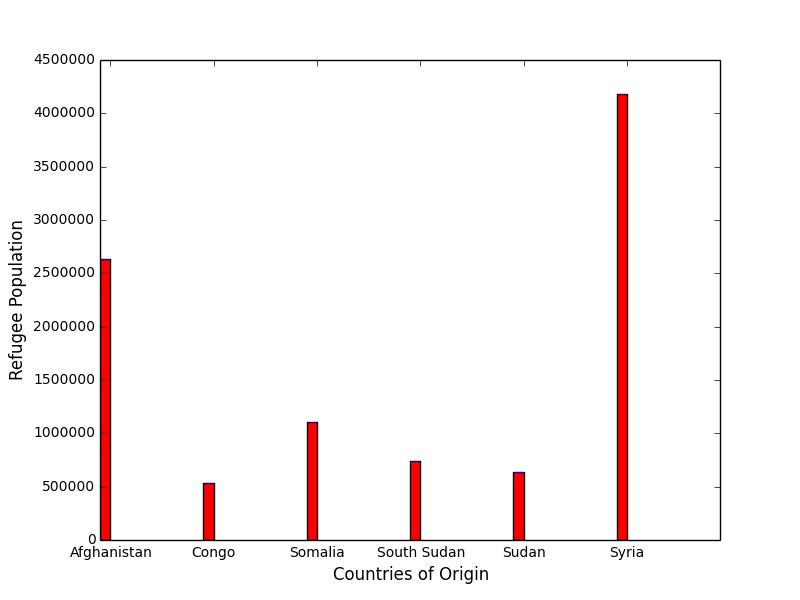

Reproduce this figure in Python.
import csv
import httplib2
from apiclient.discovery import build
import urllib
import json
import numpy as np
import matplotlib.pyplot as plt

# This API key is provided by google as described in the tutorial
API_KEY = 'AIzaSyBeO38viomvIbJ1Ed6oKUfJFLgAilysdSg'

# This is the table id for the fusion table
TABLE_ID = '1Ohk5XVdXtFFD1NeaJGljO_FClO-b0_WQv5q5__Ov'

try:
	fp = open("data.json")
	response = json.load(fp)
except IOError:
	service = build('fusiontables', 'v1', developerKey=API_KEY)
	query = "SELECT * FROM " + TABLE_ID
	response = service.query().sql(sql=query).execute()
	fp = open("data.json", "w+")
	json.dump(response, fp)

columns = response['columns'] # the names of all columns
rows = response['rows'] # the actual data

#bar chart
num = len(rows) #number of countries

refugee_num = []
width = 0.1
fig, ax = plt.subplots()
x_ticklabels = []

for i in range(num):
	row = rows[i]
	num_refugees = row[0]
	count = int(row[1])
	if(count > 500000):
		num_refugees = num_refugees.encode('ascii', 'ignore')
		x_ticklabels.append(num_refugees)
		refugee_num.append(count)

ind = np.arange(len(refugee_num)) #the x locations for the groups
#print x_ticklabels
#print refugee_num
rect = ax.bar(ind, refugee_num, width, color='r', yerr = 0)

ax.set_ylabel('Refugee Population')
ax.set_xlabel('Countries of Origin')
ax.set_xticks(ind + width)
ax.set_xticklabels(x_ticklabels)
# We change the fontsize of minor ticks label 
plt.tick_params(axis='both', which='major', labelsize=10)
plt.tick_params(axis='both', which='minor', labelsize=10)

plt.show()
